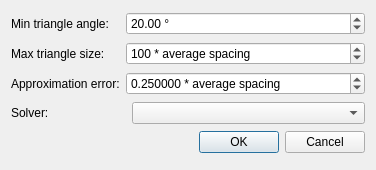
<?xml version="1.0" encoding="UTF-8"?>
<ui version="4.0">
 <class>PoissonDialog</class>
 <widget class="QDialog" name="PoissonDialog">
  <property name="geometry">
   <rect>
    <x>0</x>
    <y>0</y>
    <width>376</width>
    <height>170</height>
   </rect>
  </property>
  <property name="windowTitle">
   <string>Poisson reconstruction</string>
  </property>
  <layout class="QGridLayout" name="gridLayout">
   <item row="0" column="0">
    <widget class="QLabel" name="label">
     <property name="text">
      <string>Min triangle angle:</string>
     </property>
    </widget>
   </item>
   <item row="0" column="1" colspan="2">
    <widget class="QDoubleSpinBox" name="m_inputAngle">
     <property name="suffix">
      <string> °</string>
     </property>
     <property name="minimum">
      <double>1.000000000000000</double>
     </property>
     <property name="maximum">
      <double>30.000000000000000</double>
     </property>
     <property name="value">
      <double>20.000000000000000</double>
     </property>
    </widget>
   </item>
   <item row="1" column="0">
    <widget class="QLabel" name="label_2">
     <property name="text">
      <string>Max triangle size:</string>
     </property>
    </widget>
   </item>
   <item row="1" column="1" colspan="2">
    <widget class="QDoubleSpinBox" name="m_inputRadius">
     <property name="suffix">
      <string> * average spacing</string>
     </property>
     <property name="decimals">
      <number>0</number>
     </property>
     <property name="minimum">
      <double>1.000000000000000</double>
     </property>
     <property name="maximum">
      <double>1000.000000000000000</double>
     </property>
     <property name="singleStep">
      <double>1.000000000000000</double>
     </property>
     <property name="value">
      <double>100.000000000000000</double>
     </property>
    </widget>
   </item>
   <item row="2" column="0">
    <widget class="QLabel" name="label_3">
     <property name="text">
      <string>Approximation error:</string>
     </property>
    </widget>
   </item>
   <item row="2" column="1" colspan="2">
    <widget class="QDoubleSpinBox" name="m_inputDistance">
     <property name="suffix">
      <string> * average spacing</string>
     </property>
     <property name="decimals">
      <number>6</number>
     </property>
     <property name="minimum">
      <double>0.010000000000000</double>
     </property>
     <property name="maximum">
      <double>100.000000000000000</double>
     </property>
     <property name="singleStep">
      <double>0.010000000000000</double>
     </property>
     <property name="value">
      <double>0.250000000000000</double>
     </property>
    </widget>
   </item>
   <item row="3" column="0" colspan="2">
    <widget class="QLabel" name="label_4">
     <property name="text">
      <string>Solver:</string>
     </property>
    </widget>
   </item>
   <item row="3" column="2">
    <widget class="QComboBox" name="m_inputSolver">
     <property name="toolTip">
      <string extracomment="Name of the sparse solver"/>
     </property>
    </widget>
   </item>
   <item row="4" column="2">
    <widget class="QDialogButtonBox" name="buttonBox">
     <property name="standardButtons">
      <set>QDialogButtonBox::Cancel|QDialogButtonBox::Ok</set>
     </property>
    </widget>
   </item>
  </layout>
 </widget>
 <resources/>
 <connections>
  <connection>
   <sender>buttonBox</sender>
   <signal>accepted()</signal>
   <receiver>PoissonDialog</receiver>
   <slot>accept()</slot>
   <hints>
    <hint type="sourcelabel">
     <x>177</x>
     <y>123</y>
    </hint>
    <hint type="destinationlabel">
     <x>53</x>
     <y>125</y>
    </hint>
   </hints>
  </connection>
  <connection>
   <sender>buttonBox</sender>
   <signal>rejected()</signal>
   <receiver>PoissonDialog</receiver>
   <slot>reject()</slot>
   <hints>
    <hint type="sourcelabel">
     <x>257</x>
     <y>119</y>
    </hint>
    <hint type="destinationlabel">
     <x>257</x>
     <y>143</y>
    </hint>
   </hints>
  </connection>
 </connections>
</ui>
